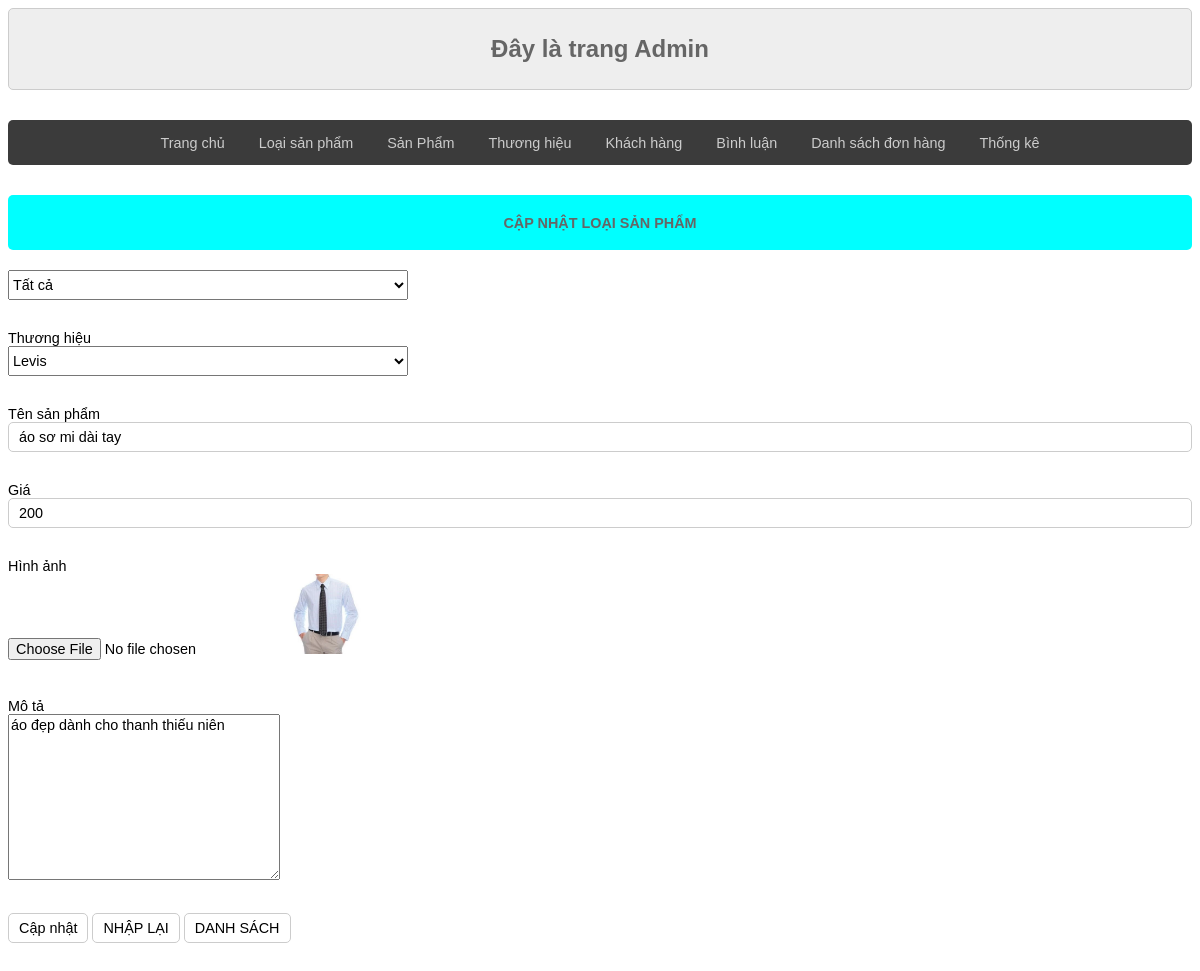
The app's page /admin/index.php?act=suasp&product_id=22 with its own data.
### tables this page shows
CREATE TABLE `tbl_product` (
  `product_id` int(11) NOT NULL,
  `product_name` varchar(255) NOT NULL,
  `cartegory_id` int(11) NOT NULL,
  `brand_id` int(11) NOT NULL,
  `product_price` double(10,2) NOT NULL,
  `product_desc` varchar(5000) DEFAULT NULL,
  `product_img` varchar(255) DEFAULT NULL,
  `product_view` int(11) NOT NULL DEFAULT 0,
  `product_soluong` int(11) NOT NULL
);

### model/pdo.php (called while the page is built, shortened)
<?php
function pdo_get_connection()
{
    $dburl = "mysql:host=localhost;dbname=website_qlbanhang;charset=utf8";
    $username = 'root';
    $password = '';
    $conn = new PDO($dburl, $username, $password);
    $conn->setAttribute(PDO::ATTR_ERRMODE, PDO::ERRMODE_EXCEPTION);
    return $conn;
}
function pdo_query($sql)
{
    $sql_args = array_slice(func_get_args(), 1);
    try {
        $conn = pdo_get_connection();
        $stmt = $conn->prepare($sql);
        $stmt->execute($sql_args);
        $rows = $stmt->fetchAll();
        return $rows;
    } catch (PDOException $e) {
        throw $e;
    }
}
function pdo_query_one($sql, $sql_args = [])
{
    try {
        $conn = pdo_get_connection();
        $stmt = $conn->prepare($sql);
        $stmt->execute($sql_args);
        $row = $stmt->fetch(PDO::FETCH_ASSOC);
        return $row;
    } catch (PDOException $e) {
        throw $e;
    }
}
?>

### model/product.php (called while the page is built, shortened)
<?php
function load_one_product($product_id)
{
    $sql = "SELECT * FROM tbl_product WHERE product_id =" . $product_id;
    $product = pdo_query_one($sql);
    return $product;
}
?>

### model/brand.php (called while the page is built, shortened)
<?php
function load_all_brand()
{
    $sql = "SELECT * FROM tbl_brand ORDER BY brand_id DESC";
    $brandlist = pdo_query($sql);
    return $brandlist;
}
?>

### admin/product/productupdate.php (the view, shortened to what this page needs)
<?php
if (is_array($productupdate)) {
    extract($productupdate);
}
$productimg_path = "uploads/" . $product_img;
if (is_file($productimg_path)) {
    $img = "<img src=' " . $productimg_path . " ' height='80'>";
} else {
    $img = "no photo";
}
?>
<div class="row">
    <div class="row frmtitle">
        <h1>CẬP NHẬT LOẠI SẢN PHẨM</h1>
    </div>
    <div class="row frmcontent">
        <form action="index.php?act=updateproduct" method="post" enctype="multipart/form-data">
            <div class="row mb">
                <select name="cartegory_id">
                    <option value="0">Tất cả</option>
                </select>
            </div>
            <div class="row mb">
                Thương hiệu<br>
                <select name="brand_id">
                    <?php
                    foreach ($brandlist as $brand) {
                        extract($brand);
                        echo '<option value=' . $brand_id . '>' . $brand_name . '</option>';
                    }
                    ?>
                </select>
            </div>
            <div class="row mb">
                Tên sản phẩm </br>
                <input type="text" name="name" value="<?php echo $product_name ?>" />
            </div>
            <div class="row mb">
                Giá <br>
                <input type="text" name="price" value="<?php echo $product_price ?>" />
            </div>
            <div class="row mb">
                Hình ảnh </br>
                <input type="file" name="img" />
                <?php echo $img ?>
            </div>
            <div class="row mb">
                Mô tả <br>
                <textarea name="desc" id="" cols="30" rows="10"><?php echo $product_desc ?></textarea>
            </div>
            <div class="row mb">
                <input type="submit" name="capnhat" value="Cập nhật">
                <input type="reset" value="NHẬP LẠI">
                <a href="index.php?act=productlist">
                    <input type="button" value="DANH SÁCH">
                </a>
            </div>
        </form>

### view/css/style.css (style rules this page uses)
* { box-sizing: border-box; font-family: sans-serif; font-size: 1.2vw; }
.row { float: left; width: 100%; }
.row input { height: 30px; }
.row select { display: inline; height: 30px; }
.row select[name="cartegory_id"] { width: 400px; }
.row select[name="brand_id"] { width: 400px; }
.mb { margin-bottom: 30px; }
.frmtitle { background-color: aqua; color: #666; border-radius: 5px; padding: 10px 20px; }
.frmtitle h1 { text-align: center; }
.frmcontent { padding: 20px 0px; }
.frmcontent input[type="text"] { width: 100%; border: 1px #ccc solid; padding: 5px 10px; border-radius: 5px; }
.frmcontent input[type="submit"], .frmcontent input[type="reset"], .frmcontent input[type="button"] { border: 1px #ccc solid; border-radius: 5px; padding: 5px 10px; background-color: white; }

### records on screen
tbl_product: name "áo sơ mi dài tay", price "200", product_img (picture), desc "áo đẹp dành cho thanh thiếu niên"

### other values on screen
form field brand_id "Levis"
